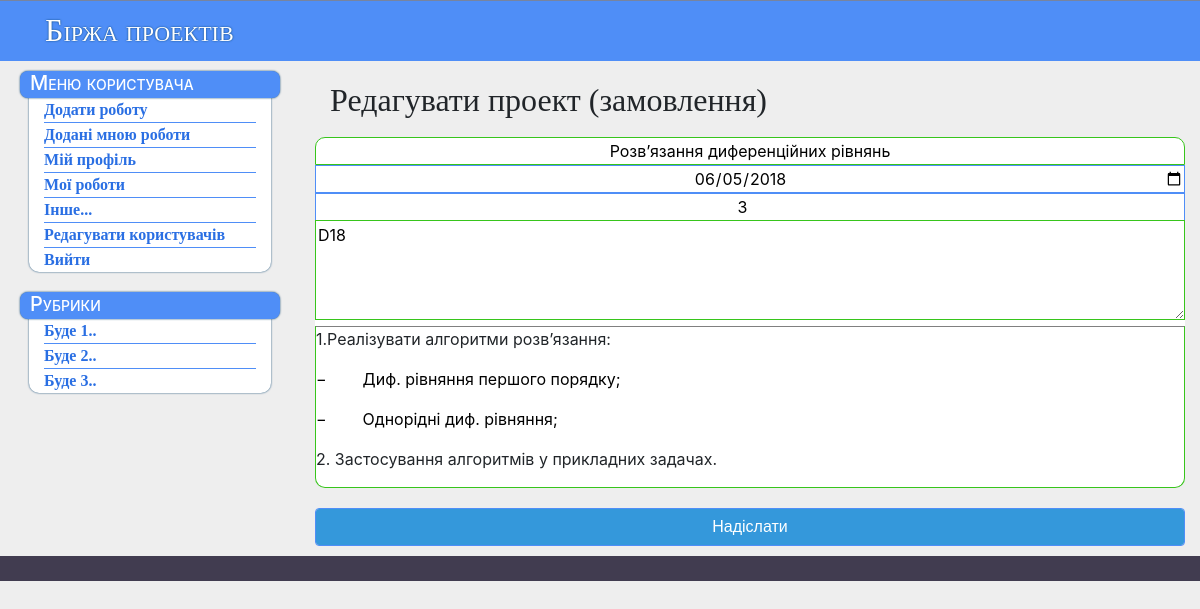
Screenshot of /edit/1 (signed in) with the database file from the repository.
### tables this page shows
CREATE TABLE tasks (
  id integer primary key autoincrement,
  login text not null,
  title text not null,
  description text not null,
  content mediumtext not null,
  max_people integer not null,
  now_people integer,
  date date not null,
  deadline date not null,
  subject text not null
);

### core.py (the view)
@app.route('/edit/<int:id>')
def edit_p(id):
    if not session.get('employer'):
        return redirect(url_for('index'))
    db = get_db()
    proj = db.execute('select * from tasks where id = ? and login = ?',  [int(id), session['login']]).fetchone()
    if proj:
        return render_template('edit.html', p=proj, title="Edit: " + proj[2])
    else:
        return redirect(url_for('index'))

### core.py (called while the page is built)
def connect_db():
    rv = sqlite3.connect(app.config['DATABASE'])
    rv.row_factory = sqlite3.Row
    return rv

def get_db():
    if not hasattr(g, 'sqlite_db'):
        g.sqlite_db = connect_db()
    return g.sqlite_db

### templates/edit.html (shortened to what this page needs)
{% extends "layout.html" %}
{% block body %}
					<div class="write">
  					    <div class="container"><h2>Редагувати проект (замовлення)</h2></div>
  					    <div class="w_block">
                        <input class="title_value" value="{{ p.title }}" type="text" title="Title" placeholder="Заголовок..." id="title">
                        <input type="date" id="deadline" value="{{p.deadline}}" placeholder="Deadline...">
                        <input type="number" id="max_people" value="{{p.max_people}}" placeholder="Максимальна кількість людей..." min="1" max="50">
                        <textarea class="desc_value" title="Description" placeholder="Короткий опис..." id="description">{{ p.description }}</textarea>
                        <div class="editor_pl"><div id="text">{{p.content | safe}}</div></div>
                        </div>
                        <input class="butt btn" type="button" id="send_edit" value="Надіслати">
					</div>
{% endblock %}

### static/style.css (style rules this page uses)
body { background: #eee !important; }
.container { font-family: "Gill Sans, sans-serif"; padding: 10px 5px; }
.butt { border-color: #3498db; color: #fff; box-shadow: 0 0 40px 40px #3498db inset, 0 0 0 0 #3498db; -webkit-transition: all 150ms ease-in-out; transition: all 150ms ease-in-out; margin-top: 20px; }
.btn { box-sizing: border-box; -moz-appearance: none; appearance: none; background-color: transparent; border: 2px solid #3694c8; border-radius: 0.6em; padding: 1.2em 2.8em; font-family: 'Montserrat', sans-serif; font-weight: 700; cursor: pointer; }
.write { padding: 10px 0px; }
.w_block { background: #fff; border-radius: 13px; }
.title_value { width: 100%; border-radius: 10px 10px 0px 0px; border: 1px solid #37c51b !important; }
.desc_value { width: 100%; height: 100px; border: 1px solid #37c51b; margin-top: -1px; }
.editor_pl { border: 1px #37c51b; }
#text { border: 1px solid #37c51b; border-top: 1px solid grey; border-radius: 0px 0px 10px 10px; }
.container-fluid input { width: 100%; text-align: center; border: 1px solid #4f8ef7; }

### rows the page displays
tasks: title "Розв’язання диференційних рівнянь", deadline "06/05/2018", max_people "3", description "D18", content "1.Реалізувати алгоритми розв’язання: − Диф. рівняння першого порядку; − Однорідні диф. рівняння; 2. Застосування алгоритмів у прикладних задачах."
